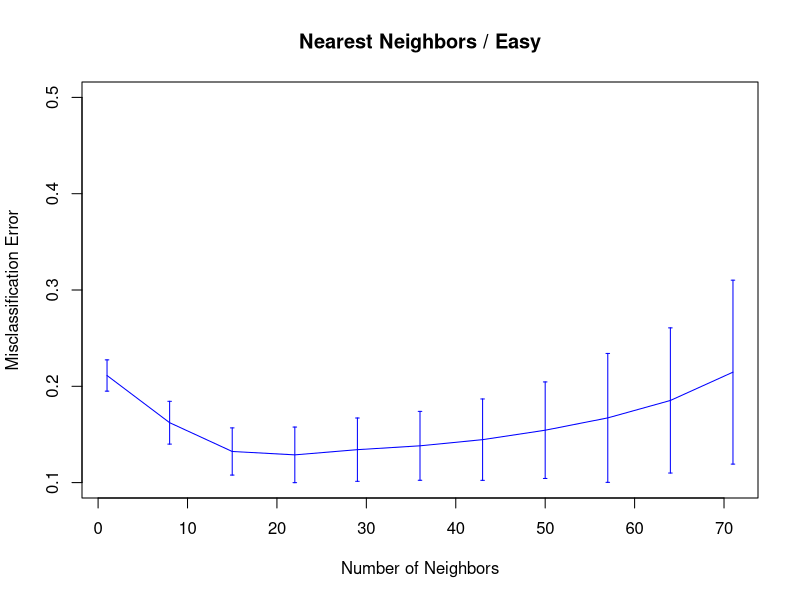
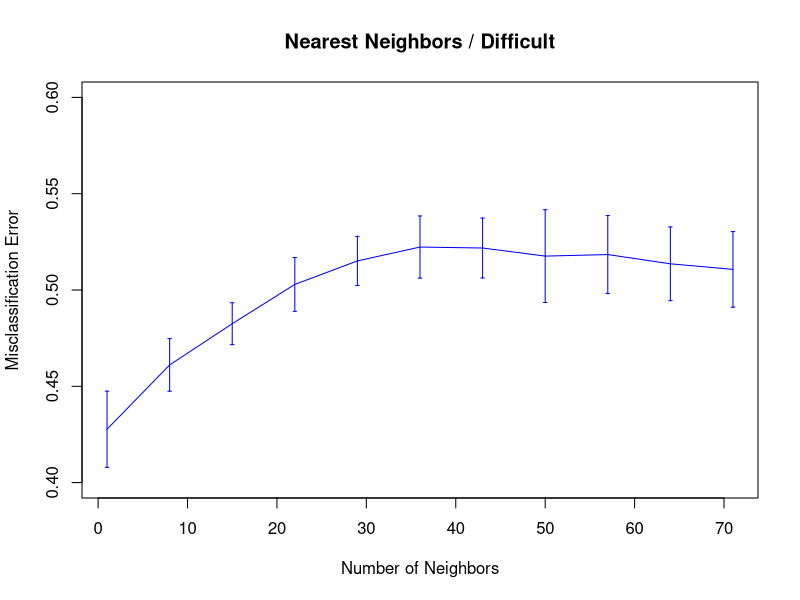
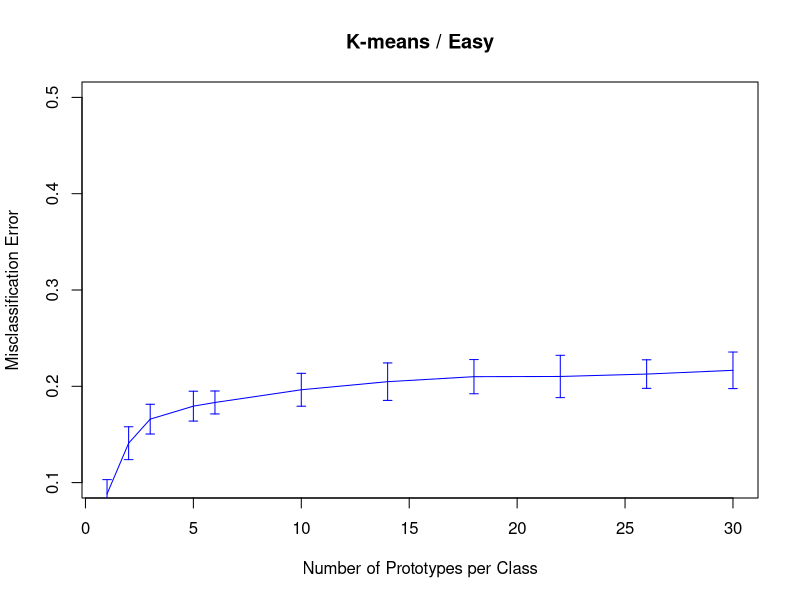
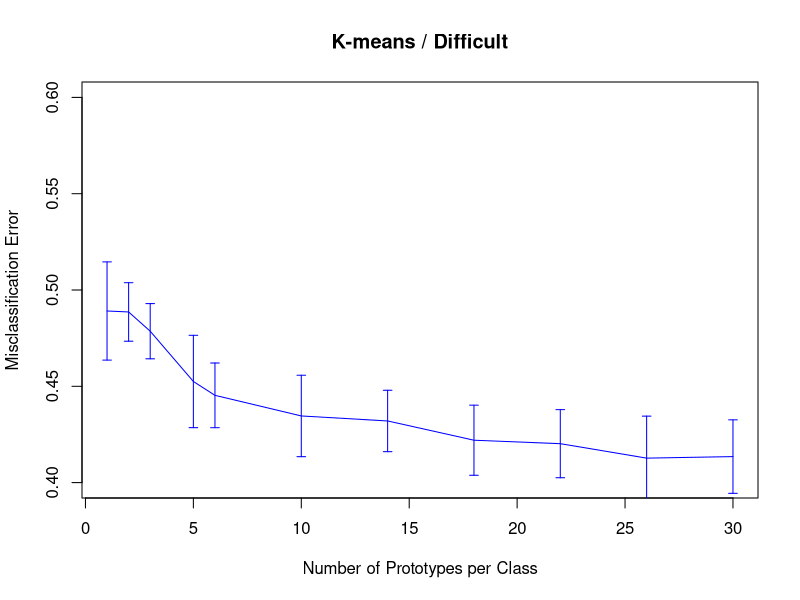

The R script that drew these images, in order:
## ###################################
## Scripts for simulation of Fig. 13.5
## 
## author: weiya <szcfweiya@gmail.com>
## date: 2018-02-04
## ###################################

## generate dataset X
genX <- function(N, p = 10){
  sapply(1:p, function(i) runif(N))
}
## generate dataset Y
genY <- function(X, id = 1){
  if (id == 1){
    apply(X, 1, function(x) ifelse(x[1] < 0.5, 0, 1) )
  }
  else if (id == 2){
    apply(X, 1, function(x) ifelse(prod(x[1:3]-0.5) > 0, 1, 0) )
  }
  else{
    cat("WARNING! Incorrect id for problems.")
  }
}

## set parameters
n.train = 100
n.test = 1000
n.realization = 10

## ######################################
## kNN
## ######################################

library(class)
seq.knn = seq(1, 71, by = 7)
n.knn = length(seq.knn)
err = array(NA, c(n.knn, n.realization))

## knn simulations function
knn.sim <- function(id){
  for (j in 1:n.realization){
    X.train = genX(n.train)
    Y.train = genY(X.train, id)
    X.test = genX(n.test)
    Y.test = genY(X.test, id)
    for (i in 1:n.knn){
      Y.pred = knn(X.train, X.test, factor(Y.train), k = seq.knn[i])
      err[i, j] = sum(Y.pred!=Y.test)/n.test
    }
  }
  return(err)
}

## plot function
myplot <- function(seq.knn, err, main, xlab, ylim){
  ## calculate the mean and std of misclassification error
  err.mean = apply(err, 1, mean)
  err.std = apply(err, 1, sd)
  
  n.knn = length(seq.knn)
  ## plot
  plot(seq.knn, err.mean, 
       main = main, 
       ylab = "Misclassification Error", 
       xlab = xlab, 
       col = "blue", type = "l",
       ylim = ylim)
  for(i in 1:n.knn){
    lines(c(seq.knn[i], seq.knn[i]), 
          c(err.mean[i] - err.std[i], err.mean[i] + err.std[i]), 
          col = "blue", pch = 3)
    lines(c(seq.knn[i]-0.2, seq.knn[i]+0.2), 
          c(err.mean[i] - err.std[i], err.mean[i] - err.std[i]),
          col = "blue", pch = 3)
    lines(c(seq.knn[i]-0.2, seq.knn[i]+0.2), 
          c(err.mean[i] + err.std[i], err.mean[i] + err.std[i]), 
          col = "blue", pch = 3)
  }
}

## Nearest Neighbors / Easy
err = knn.sim(1)
myplot(seq.knn, err, "Nearest Neighbors / Easy", "Number of Neighbors", c(0.1, 0.5))
## Nearest Neighbors / Difficult
err = knn.sim(2)
myplot(seq.knn, err, "Nearest Neighbors / Difficult", "Number of Neighbors", c(0.4, 0.6))

## #########################################
## kmeans
## #########################################
seq.kmeans = c(1, 2, 3, 5, seq(6, 31, by = 4))
n.kmeans = length(seq.kmeans)
err = array(NA, c(n.kmeans, n.realization))

## predict function for k-means
predict.kmeans <- function(cl0, cl1, newpoint){
  center0 = cl0$centers
  center1 = cl1$centers
  res0 = apply(newpoint, 1, function(x) {
    min(apply(center0, 1, function(xx) sum((xx-x)^2)))
  })
  res1 = apply(newpoint, 1, function(x) {
    min(apply(center1, 1, function(xx) sum((xx-x)^2)))
  })
  ifelse(res0 < res1, 0, 1)
}
## simulation function for kmeans
kmeans.sim <- function(id){
  for (j in 1:n.realization){
    X.train = genX(n.train)
    Y.train = genY(X.train, id)
    X.test = genX(n.test)
    Y.test = genY(X.test, id)
    for (i in 1:n.kmeans){
      cl0 = kmeans(X.train[Y.train==0, ], seq.kmeans[i])
      cl1 = kmeans(X.train[Y.train==1, ], seq.kmeans[i])
      Y.pred = predict.kmeans(cl0, cl1, X.test)
      err[i, j] = sum(Y.pred!=Y.test)/n.test
    }
  }
  return(err)
}

## K-means / Easy
err = kmeans.sim(1)
myplot(seq.kmeans, err, "K-means / Easy", "Number of Prototypes per Class", c(0.1, 0.5))
## K-means / Difficult
err = kmeans.sim(2)
myplot(seq.kmeans, err, "K-means / Difficult", "Number of Prototypes per Class", c(0.4, 0.6))